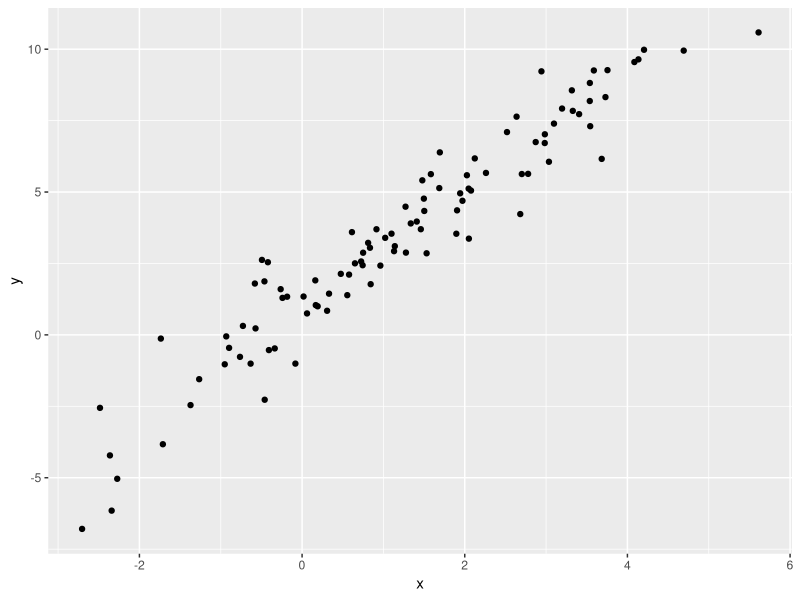

Reproduce this figure in R.
## ---- chunk 1
library(tidyverse)
## ---- chunk 2
plot_df = 
  tibble(
    x = rnorm(100, mean = 1, sd = 2),
    y = 1 +2 * x + rnorm(100)
  )
## ---- chunk 3
plot_df |> 
  ggplot(aes(x = x, y = y)) +
  geom_point()
